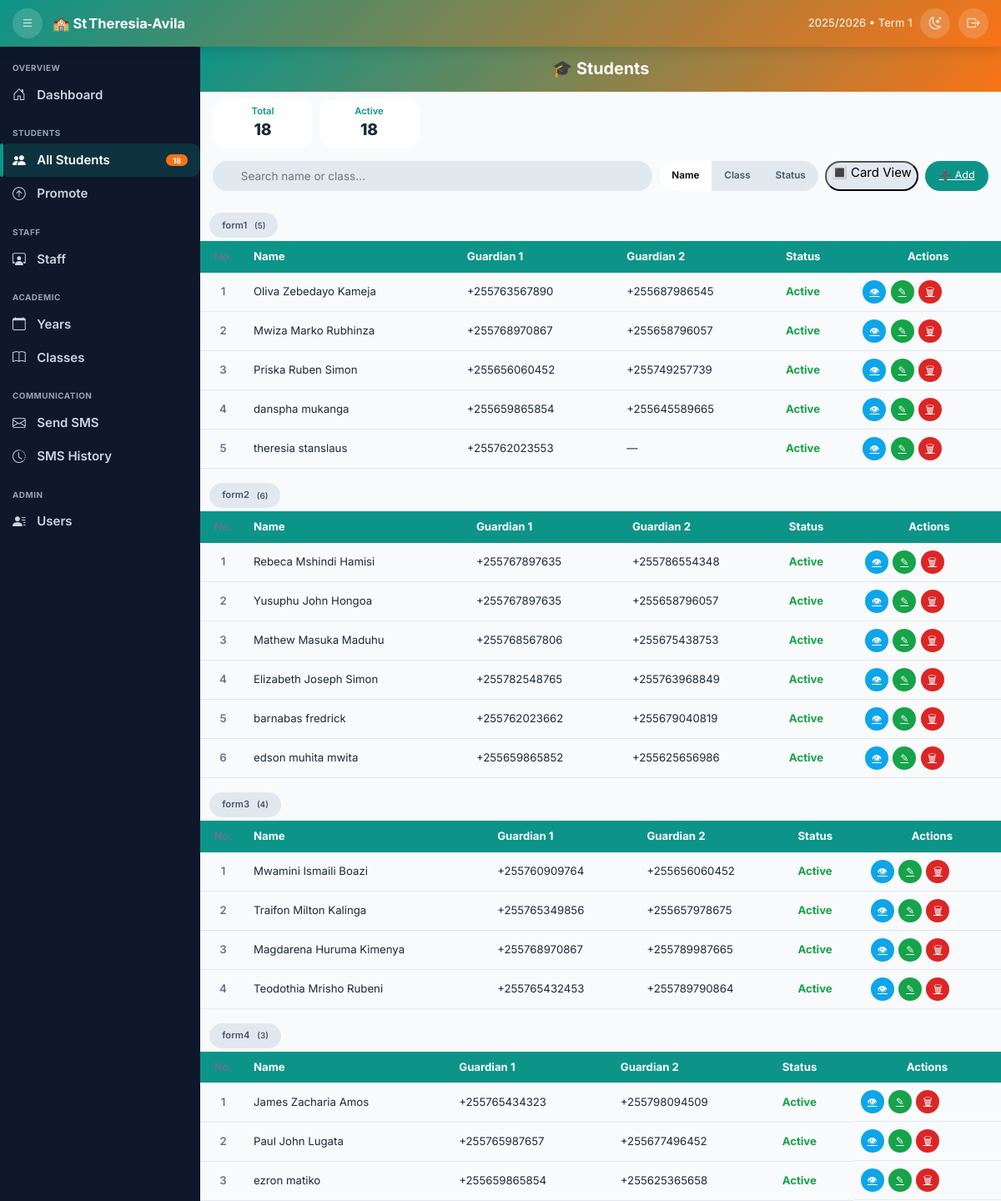
/school/students/ (signed in), run on the app's committed database.
### school/models.py (models this page shows, shortened)
class SchoolClass(models.Model):
    name = models.CharField(max_length=40)
    academic_year = models.ForeignKey(AcademicYear, on_delete=models.PROTECT, related_name="classes")
    class Meta:
        unique_together = ("name", "academic_year")
        ordering = ["academic_year__year", "name"]

class Student(models.Model):
    first_name = models.CharField(max_length=30)
    middle_name = models.CharField(max_length=30, blank=True, null=True)
    last_name = models.CharField(max_length=30)
    gender = models.CharField(
        max_length=6,
        choices=[('Male', 'Male'), ('Female', 'Female')],
        default='Male'
    )
    guardian1_phone = models.CharField(validators=[tz_phone_validator], max_length=13)
    guardian2_phone = models.CharField(validators=[tz_phone_validator], max_length=13, blank=True, null=True)
    admission_date = models.DateField(default=timezone.now)
    is_active = models.BooleanField(default=True)
    class Meta:
        ordering = ["last_name", "first_name"]
        constraints = [
            models.CheckConstraint(check=models.Q(guardian1_phone__regex=TZ_PHONE_RE), name="guardian1_format_ok"),
            models.CheckConstraint(check=models.Q(guardian2_phone__isnull=True) | models.Q(guardian2_phone__regex=TZ_PHONE_RE), name="guardian2_format_ok"),
        ]

### school/views.py (the view)
# urls.py: path('students/', StudentListView.as_view(), name='student_list'),
class StudentListView(LoginRequiredMixin, ListView):
    model         = Student
    paginate_by   = None                # handled client‑side
    template_name = "school/student_list.html"
    def get_queryset(self):
        return Student.objects.none()
    def get_context_data(self, **kwargs):
        ctx          = super().get_context_data(**kwargs)
        current_year = AcademicYear.objects.filter(is_current=True).first()
        classes = (SchoolClass.objects
                   .filter(academic_year=current_year)
                   .order_by("name"))
        grouped = {}
        total   = active = 0
        for cls in classes:
            members = (Student.objects
                       .filter(class_assignments__academic_year=current_year,
                               class_assignments__school_class=cls)
                       .select_related()
                       .order_by("last_name", "first_name"))
            grouped[cls] = list(members)
            total   += len(members)
            active  += len([s for s in members if s.is_active])
        ctx.update({
            "groups":          grouped,       # {class_obj: [students]}
            "total_students":  total,
            "active_students": active,
        })
        return ctx

### school/templates/school/student_list.html (shortened to what this page needs)
{% extends "school/base.html" %}
{% load humanize %}
{% block content %}
<div class="head"><h2>🎓 Students</h2></div>
<div class="kpis">
  <div class="kpi"><h4>Total</h4><span id="kTotal">{{ total_students }}</span></div>
  <div class="kpi"><h4>Active</h4><span id="kActive">{{ active_students }}</span></div>
</div>
<div class="ctrl">
  <input id="search" class="search" placeholder="Search name or class…">
  <div class="segment">
    <button id="sortName"  class="active">Name</button>
    <button id="sortClass">Class</button>
    <button id="sortStat">Status</button>
  </div>
  <button id="toggleView" class="segment">🔳 Card View</button>
  <a class="btn-add" href="{% url 'student_create' %}">➕ Add</a>
</div>
{% for cls, members in groups.items %}
  <div class="cls-head">{{ cls.name }} <small>({{ members|length }})</small></div>
  <div class="wrap">
    <table class="tbl"
           data-class="{{ cls.name|lower }}">
      <thead><tr>
        <th class="no">No.</th>
        <th>Name</th>
        <th>Guardian 1</th>
        <th>Guardian 2</th>
        <th>Status</th>
        <th class="text-center">Actions</th>
      </tr></thead>
      <tbody>
      {% for s in members %}
        <tr data-name="{{ s.first_name }} {{ s.middle_name }} {{ s.last_name }}"
            data-class="{{ cls.name|lower }}"
            data-active="{{ s.is_active|yesno:'1,0' }}">
          <td class="no">{{ forloop.counter }}</td>
          <td>{{ s.first_name }}{% if s.middle_name %} {{ s.middle_name }}{% endif %} {{ s.last_name }}</td>
          <td>{{ s.guardian1_phone }}</td>
          <td>{{ s.guardian2_phone|default:"—" }}</td>
          <td>
            <span class="status-{% if s.is_active %}active{% else %}inactive{% endif %}">
              {{ s.is_active|yesno:"Active,Inactive" }}
            </span>
          </td>
          <td class="actions">
            <a class="btn-ic v" href="{% url 'student_detail' s.pk %}" title="View">👁</a>
            <a class="btn-ic e" href="{% url 'student_update' s.pk %}" title="Edit">✎</a>
            <a class="btn-ic d" href="{% url 'student_delete' s.pk %}" title="Delete">🗑</a>
          </td>
        </tr>
      {% endfor %}
      </tbody>
    </table>
  </div>
{% endfor %}
{% endblock %}

### school/templates/school/base.html (shortened to what this page needs)
{% load static %}
<!DOCTYPE html>
<html lang="en">
<head>
  <link href="https://cdn.jsdelivr.net/npm/bootstrap@5.3.3/dist/css/bootstrap.min.css" rel="stylesheet" />
  <link href="https://cdn.jsdelivr.net/npm/bootstrap-icons@1.11.3/font/bootstrap-icons.css" rel="stylesheet" />
  <link href="https://cdn.jsdelivr.net/npm/toastr@2.1.4/build/toastr.min.css" rel="stylesheet" />
</head>
<body class="{% if request.session.dark_mode %}dark{% endif %} {% if request.session.sidebar_collapsed %}collapsed{% endif %}">
  <header class="topbar">
    <button id="menuBtn" class="btn-icon"><i class="bi bi-list"></i></button>
    <span class="brand">🏫 St Theresia‑Avila</span>
    <div class="tools">
      <span class="d-none d-md-inline small">{{ current_session|default:"2025/2026" }} • {{ current_term|default:"Term 1" }}</span>
      <button id="dmBtn" class="btn-icon">
        <i class="bi {% if request.session.dark_mode %}bi-sun{% else %}bi-moon-stars{% endif %}"></i>
      </button>
      {% if request.user.is_authenticated %}
        <form method="post" action="{% url 'logout' %}">{% csrf_token %}
          <button class="btn-icon" title="Logout"><i class="bi bi-box-arrow-right"></i></button>
        </form>
      {% else %}
        <a href="{% url 'login' %}" class="btn-icon" title="Login"><i class="bi bi-box-arrow-in-right"></i></a>
      {% endif %}
    </div>
  </header>
  <nav class="sidebar">{% include "school/partials/sidebar.html" %}</nav>
  <main>{% block content %}{% endblock %}</main>
</body>
</html>

### school/templates/school/partials/sidebar.html (shortened to what this page needs)
<p class="menu-label">OVERVIEW</p>
<a href="{% url 'home' %}" class="nav-link {% if request.resolver_match.url_name == 'home' %}active{% endif %}">
  <i class="bi bi-house-door"></i><span>Dashboard</span>
</a>
<p class="menu-label">STUDENTS</p>
<a href="{% url 'student_list' %}" class="nav-link {% if request.resolver_match.url_name|slice:'0:7' == 'student' and request.resolver_match.url_name != 'student_promotion' %}active{% endif %}">
  <i class="bi bi-people-fill"></i><span>All Students</span>
  {% if total_students %}<span class="badge">{{ total_students }}</span>{% endif %}
</a>
<a href="{% url 'student_promotion' %}" class="nav-link {% if request.resolver_match.url_name == 'student_promotion' %}active{% endif %}">
  <i class="bi bi-arrow-up-circle"></i><span>Promote</span>
</a>
<p class="menu-label">STAFF</p>
<a href="{% url 'staff_list' %}" class="nav-link {% if request.resolver_match.url_name|slice:'0:5' == 'staff' %}active{% endif %}">
  <i class="bi bi-person-workspace"></i><span>Staff</span>
</a>
<p class="menu-label">ACADEMIC</p>
<a href="{% url 'academicyear_list' %}" class="nav-link {% if request.resolver_match.url_name|slice:'0:11' == 'academicyear' %}active{% endif %}">
  <i class="bi bi-calendar"></i><span>Years</span>
</a>
<a href="{% url 'schoolclass_list' %}" class="nav-link {% if request.resolver_match.url_name|slice:'0:10' == 'schoolclass' %}active{% endif %}">
  <i class="bi bi-book"></i><span>Classes</span>
</a>
<p class="menu-label">COMMUNICATION</p>
<a href="{% url 'sms_send' %}" class="nav-link {% if request.resolver_match.url_name == 'sms_send' %}active{% endif %}">
  <i class="bi bi-envelope"></i><span>Send SMS</span>
</a>
<a href="{% url 'sms_history' %}" class="nav-link {% if request.resolver_match.url_name == 'sms_history' %}active{% endif %}">
  <i class="bi bi-clock-history"></i><span>SMS History</span>
</a>
<p class="menu-label">ADMIN</p>
<a href="{% url 'user_list' %}" class="nav-link {% if request.resolver_match.url_name|slice:'0:4' == 'user' %}active{% endif %}">
  <i class="bi bi-person-lines-fill"></i><span>Users</span>
</a>

### school/templates/school/base.html (style rules this page uses)
:root { --pri:#0d9488; --sec:#f97316; --light:#f8fafc; --dark:#0f172a; --txt:#1e293b; --txt-d:#e2e8f0; --sidebar:240px; --sidebar-sm:74px; --topbar:56px; --radius:12px; --shadow:0 4px 14px rgba(0,0,0,.12); }
* { box-sizing:border-box;scrollbar-width:thin }
html,body { margin:0;height:100%;font-family:Inter,sans-serif;font-size:15px; background:var(--light);color:var(--txt) }
.topbar { position:fixed;inset:0 0 auto 0;height:var(--topbar); display:flex;align-items:center;gap:.8rem;padding:0 1rem; background:linear-gradient(135deg,var(--pri),var(--sec));color:#fff; z-index:1020;box-shadow:var(--shadow) }
.brand { font-weight:700;font-size:1.1rem;display:flex;gap:.45rem;align-items:center }
.tools { margin-left:auto;display:flex;gap:.65rem;align-items:center }
.btn-icon { border:none;width:36px;height:36px;border-radius:50%;display:grid;place-items:center; background:rgba(255,255,255,.16);color:#fff;cursor:pointer;position:relative;overflow:hidden }
.btn-icon::after { content:'';position:absolute;inset:0;border-radius:50%;transform:scale(0); background:#fff;opacity:.4;transition:transform .4s,opacity .6s }
.sidebar { position:fixed;top:var(--topbar);left:0;bottom:0;width:var(--sidebar); background:#0f172a;color:#cbd5e1;overflow-y:auto; transition:width .25s transform .25s;z-index:1010 }
.menu-label { margin:1.2rem 1rem .35rem;font-size:.66rem;letter-spacing:.05em;font-weight:700;color:#94a3b8 }
.nav-link { position:relative;display:flex;align-items:center;gap:.9rem; padding:.55rem 1rem;border-radius:10px;color:inherit; text-decoration:none;font-weight:600;transition:background .25s,color .25s }
.nav-link i { font-size:1.05rem }
.nav-link .badge { margin-left:auto;background:var(--sec);font-size:.62rem;font-weight:700; padding:.16rem .52rem;border-radius:9999px;color:#fff }
.nav-link::before { content:'';position:absolute;left:0;top:0;height:100%;width:4px; background:var(--pri);border-radius:4px;opacity:0;transform:scaleY(.3); transition:opacity .25s,transform .25s }
.nav-link.active::before { opacity:1;transform:scaleY(1) }
.nav-link.active { background:rgba(13,148,136,.22);color:#fff }
main { margin-top:var(--topbar);margin-left:var(--sidebar);padding:1.25rem 1.35rem 2.5rem; min-height:calc(100vh - var(--topbar));transition:margin-left .25s }

### data on the page
SchoolClass: name "form1", members "5"
Student: first_name "Oliva", middle_name "Zebedayo", last_name "Kameja", guardian1_phone "+255763567890", guardian2_phone "+255687986545", is_active "Active"
Student: first_name "Mwiza", middle_name "Marko", last_name "Rubhinza", guardian1_phone "+255768970867", guardian2_phone "+255658796057", is_active "Active"
Student: first_name "Priska", middle_name "Ruben", last_name "Simon", guardian1_phone "+255656060452", guardian2_phone "+255749257739", is_active "Active"
Student: first_name "danspha", last_name "mukanga", guardian1_phone "+255659865854", guardian2_phone "+255645589665", is_active "Active"
Student: first_name "theresia", last_name "stanslaus", guardian1_phone "+255762023553", guardian2_phone "—", is_active "Active"
SchoolClass: name "form2", members "6"
Student: first_name "Rebeca", middle_name "Mshindi", last_name "Hamisi", guardian1_phone "+255767897635", guardian2_phone "+255786554348", is_active "Active"
Student: first_name "Yusuphu", middle_name "John", last_name "Hongoa", guardian1_phone "+255767897635", guardian2_phone "+255658796057", is_active "Active"
Student: first_name "Mathew", middle_name "Masuka", last_name "Maduhu", guardian1_phone "+255768567806", guardian2_phone "+255675438753", is_active "Active"
Student: first_name "Elizabeth", middle_name "Joseph", last_name "Simon", guardian1_phone "+255782548765", guardian2_phone "+255763968849", is_active "Active"
Student: first_name "barnabas", last_name "fredrick", guardian1_phone "+255762023662", guardian2_phone "+255679040819", is_active "Active"
Student: first_name "edson", middle_name "muhita", last_name "mwita", guardian1_phone "+255659865852", guardian2_phone "+255625656986", is_active "Active"
SchoolClass: name "form3", members "4"
Student: first_name "Mwamini", middle_name "Ismaili", last_name "Boazi", guardian1_phone "+255760909764", guardian2_phone "+255656060452", is_active "Active"
Student: first_name "Traifon", middle_name "Milton", last_name "Kalinga", guardian1_phone "+255765349856", guardian2_phone "+255657978675", is_active "Active"
Student: first_name "Magdarena", middle_name "Huruma", last_name "Kimenya", guardian1_phone "+255768970867", guardian2_phone "+255789987665", is_active "Active"
Student: first_name "Teodothia", middle_name "Mrisho", last_name "Rubeni", guardian1_phone "+255765432453", guardian2_phone "+255789790864", is_active "Active"
SchoolClass: name "form4", members "3"
Student: first_name "James", middle_name "Zacharia", last_name "Amos", guardian1_phone "+255765434323", guardian2_phone "+255798094509", is_active "Active"
Student: first_name "Paul", middle_name "John", last_name "Lugata", guardian1_phone "+255765987657", guardian2_phone "+255677496452", is_active "Active"
Student: first_name "ezron", last_name "matiko", guardian1_phone "+255659865854", guardian2_phone "+255625365658", is_active "Active"

### other printed values
{{ current_session|default:"2025/2026" }} "2025/2026"
{{ current_term|default:"Term 1" }} "Term 1"
{{ total_students }} "18"
{{ active_students }} "18"
